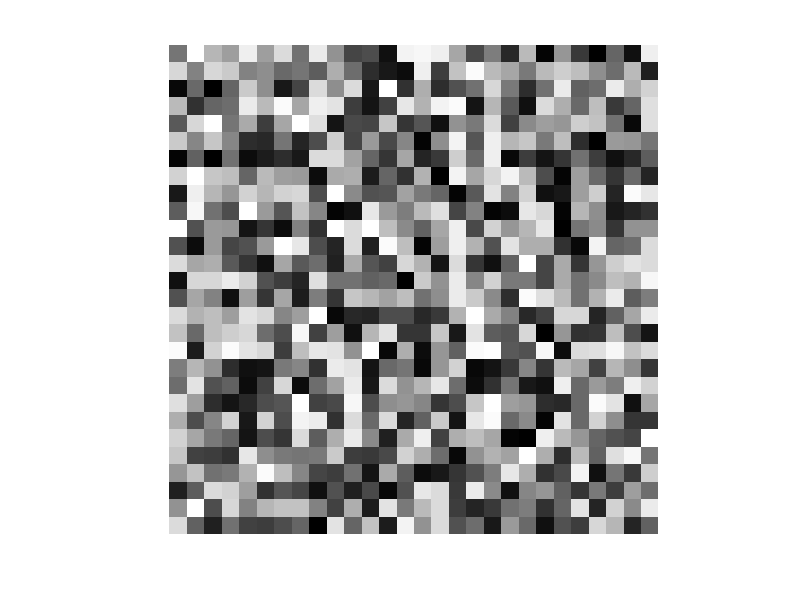

Here is the MATLAB script that generated this plot: (Note: this script raises an error after producing the figure.)
%create training images that are noisy, but include a distinguishing feature;
%I will choose to make a horizontal, bright line segment somewhere in the scene
%convolution should find this feature
NPIX = 28
NIMAGES = 100
  images_w_feature = zeros(NIMAGES,NPIX,NPIX);
  images_wo_feature = zeros(NIMAGES,NPIX,NPIX);
for i_image=1:NIMAGES
  figure(1)
  im_noisy = rand(NPIX,NPIX);
  imshow(im_noisy)
  im_feature = add_lineseg(im_noisy);
  figure(2)
  imshow(im_feature)
  sleep(0.1)
  images_w_feature(i_image,:,:)=im_feature;
  images_wo_feature(i_image,:,:)=im_noisy;
end
%fname="cnn_data"
save cnn_data images_w_feature images_wo_feature

